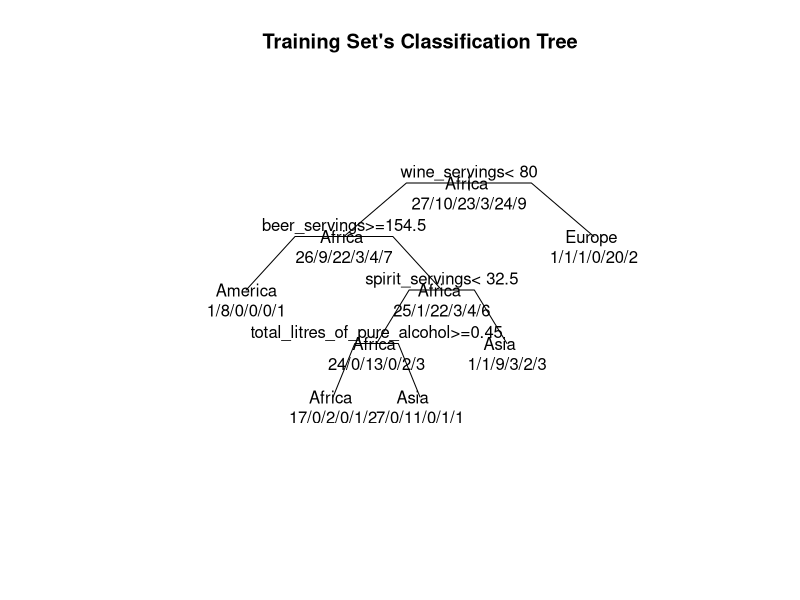

Recreate this plot in R. (Note: this script raises an error after producing the figure.)
### MATH 445: Final Project ###
### Adam Rockett, Caelin Schaefer, Fiona Cleary, Elias Peters###


data = read.csv("Drinks5.csv", header = TRUE)
attach(data)

# Calculate the size of each of the data sets:
data_set_size <- floor(nrow(data)/2)
# Generate a random sample of "data_set_size" indexes
indexes <- sample(1:nrow(data), size = data_set_size)

# Assign the data to the correct sets
training <- data[indexes,]
validation1 <- data[-indexes,]


#import the package
library(rpart)

#constructing a tree
rpart.tree <- rpart(Region ~ beer_servings + spirit_servings + wine_servings + total_litres_of_pure_alcohol, data=training)
plot(rpart.tree, uniform=TRUE, branch=0.5, margin=0.4)
text(rpart.tree, all=TRUE, use.n=TRUE)
title("Training Set's Classification Tree")

predictions <- predict(rpart.tree, validation1, type="class")
table(predictions, validation1$Region)



### Random Forest

#import the package
library(randomForest)
set.seed(1)

# Perform training:
rf_classifier = randomForest(Region ~ beer_servings + spirit_servings + wine_servings + total_litres_of_pure_alcohol, data=training, ntree=300, mtry=2, importance=TRUE)
rf_classifier
varImpPlot(rf_classifier)
rf_classifier$err.rate[,1][200]

# Validation set assessment #1: looking at confusion matrix
prediction_for_table <- predict(rf_classifier, validation1[,-6])
table(predicted=prediction_for_table, observed=validation1[,6])

# Validation set assessment #2: ROC curves and AUC (optional)

# Needs to import ROCR package for ROC curve plotting:
library(ROCR)

# Calculate the probability of new observations belonging to each class
# prediction_for_roc_curve will be a matrix with dimensions data_set_size x number_of_classes
prediction_for_roc_curve <- predict(rf_classifier, validation1[,-6], type="prob")

# Use pretty colours:
pretty_colours <- c("red","blue","green","purple","yellow","orange","cyan","grey","magenta")
# Specify the different classes 
classes <- levels(validation1$Region)
# For each class
for (i in 1:9) {
  # Define which observations belong to class[i]
  true_values <- ifelse(validation1[,6]==classes[i],1,0)
  # Assess the performance of classifier for class[i]
  if (mean(true_values) != 0) {
    pred <- prediction(prediction_for_roc_curve[,i],true_values)
    perf <- performance(pred, "tpr", "fpr")
    if (i==1)
    {
      plot(perf,main="ROC Curve",col=pretty_colours[i]) 
    }
    else
    {
      plot(perf,main="ROC Curve",col=pretty_colours[i],add=TRUE) 
    }
    # Calculate the AUC and print it to screen
    auc.perf <- performance(pred, measure = "auc")
    print(auc.perf@y.values)
  }
  
}


legend(0.55, 0.65, classes, col = pretty_colours, lty = 1, lwd = 1, cex = 0.8, fill = NULL, border = "white")
